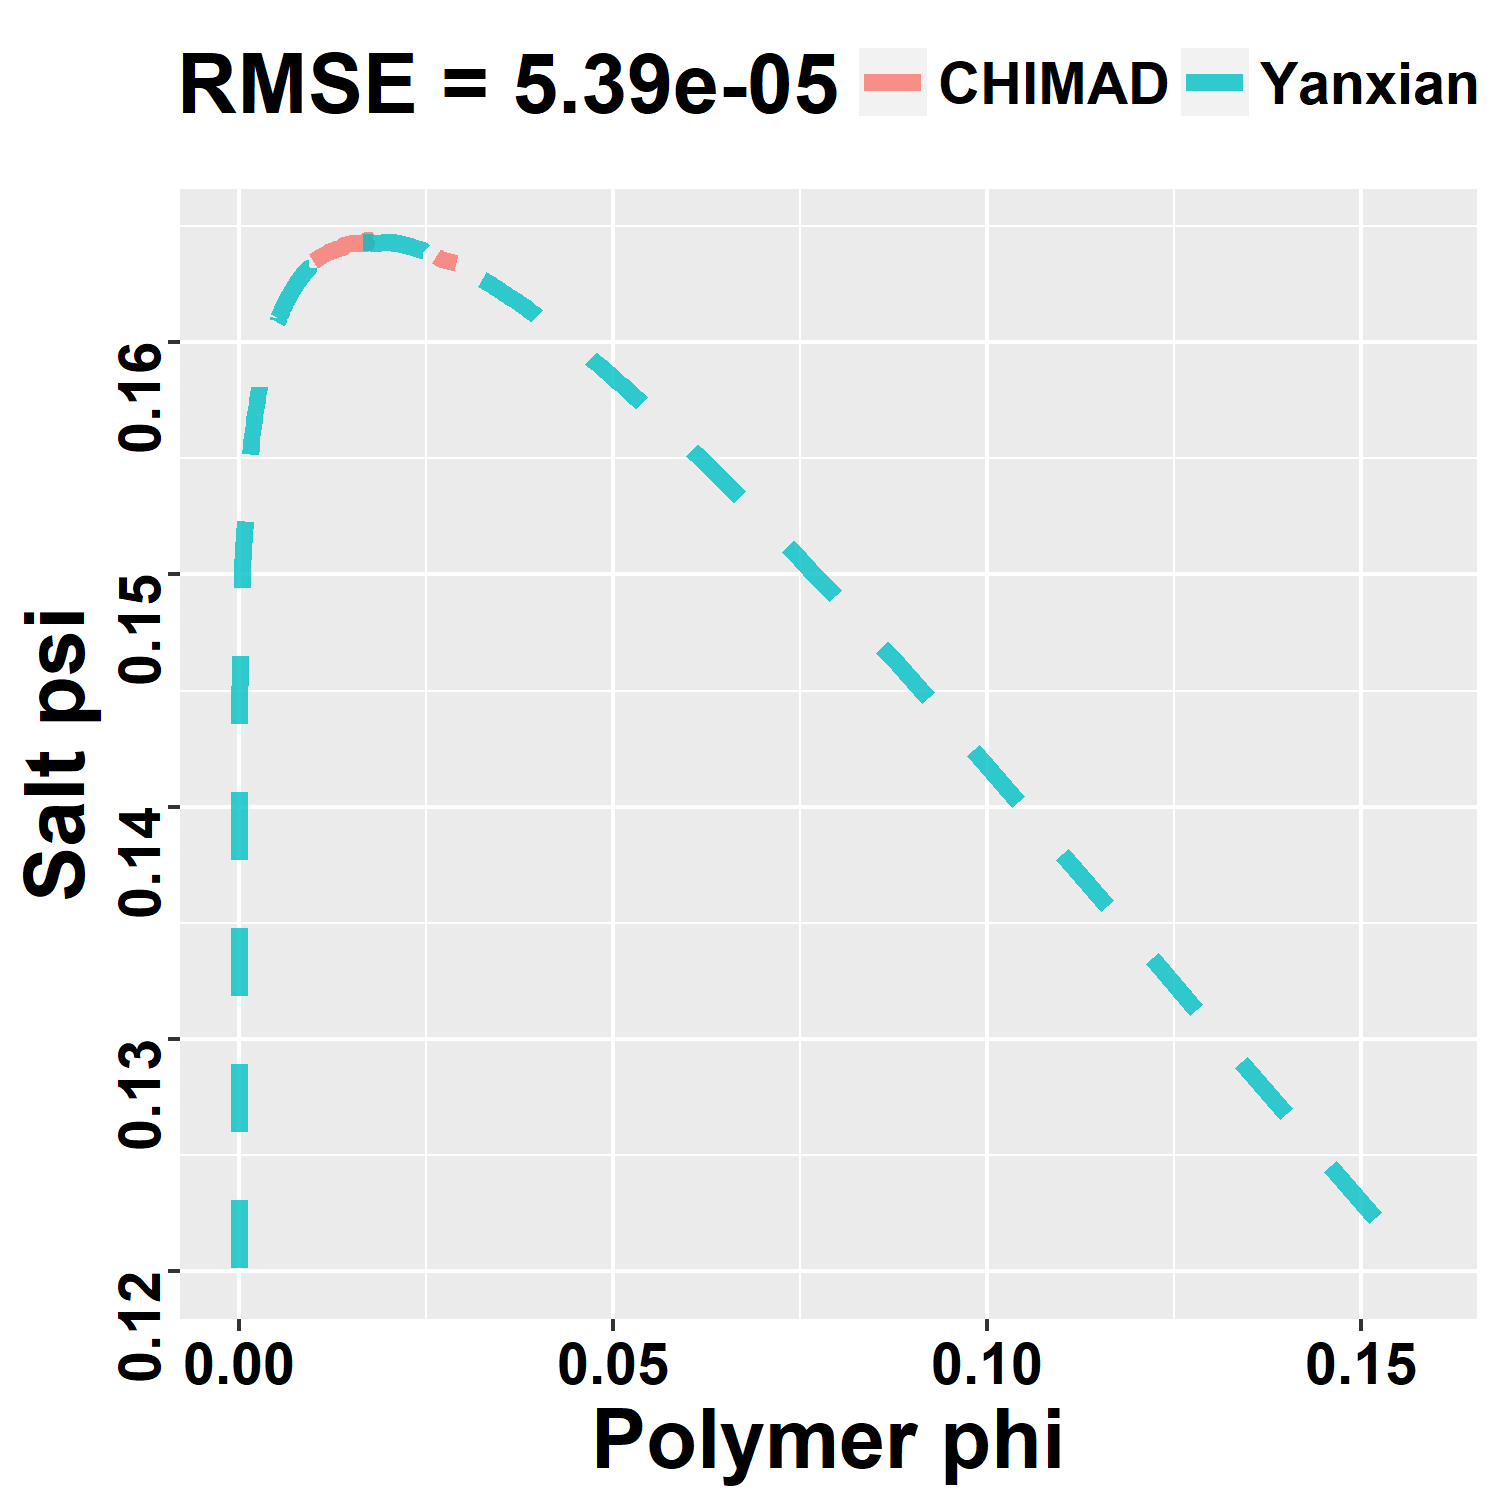

Write R code to recreate this figure.
# compare with published data binodal curve
rm(list = ls())
source('vomodel.R')
library(yxplot)
library(ggplot2)
library(dplyr)
library(rootSolve)
library(pracma)
library(nleqslv)
DEBUG <- F
SAVE <- T

system.properties <- list(
  polymer.num = c(1000, 1000, 1, 1, 1),
  sigma = c(0.44, 0.44, 1, 1, 0),
  size.ratio = c(1, 1, 1, 1, 1),
  water.size = k.water.size,
  molar.ratio = rep(1, 5)
)
fitting.para <- list()
fitting.para$epsilon <- 1E-8
fitting.para$sampling.gap <- 1e-4
fitting.para$critical.point.guess <- c(phi.polymer=0.01, phi.salt=0.15)
fitting.para$binodal.guess <- c(1E-1, 1E-1)

temp <- ke ^ 2 / ( (3.655 /  (2 / 3 * sqrt(pi) ) ) ^ (2/3)  * k.water.size)  / (kEr * kkB)


p2 <- get.binodal.curve(temp - 273.15, 0, system.properties, fitting.para) %>%
    mutate(ID = 'Yanxian') %>%
    select(phi.polymer, phi.salt, ID)


# CHIMAD standard
# CHIMAD of sigma 0.44 alpha 3.655
chimad <- read.delim('ref.chimad.txt') %>%
    rename(phi.polymer = VolumeFraction, phi.salt = Binodal) %>%
    mutate(ID = 'CHIMAD') %>%
    select(phi.polymer, phi.salt, ID)

# plot and save 
ds <- rbind(p2, chimad) %>% 
    ungroup()
head(ds)

g <- ggplot(ds, aes(y = phi.salt, group = ID)) +
  geom_line(aes(x = phi.polymer, col = ID), lwd = 2, lty = 2, alpha = 0.8) +
  labs(x = 'Polymer phi',
       y = 'Salt psi',
       col = paste0('RMSE = ', format(rmserr(x = spline(ds$phi.polymer[which(ds$ID == 'Yanxian')], 
                                      ds$phi.salt[which(ds$ID == 'Yanxian')], 
                                      xout = ds$phi.polymer[which(ds$ID == 'CHIMAD')])$y,
                           y = ds$phi.salt[which(ds$ID == 'CHIMAD')])$rmse, digits = 3)))
g <- theme.title.text.1(g)
print(g)
if(SAVE) ggsave('test.binodal.curve.verify.png', width = 5, height = 5)
